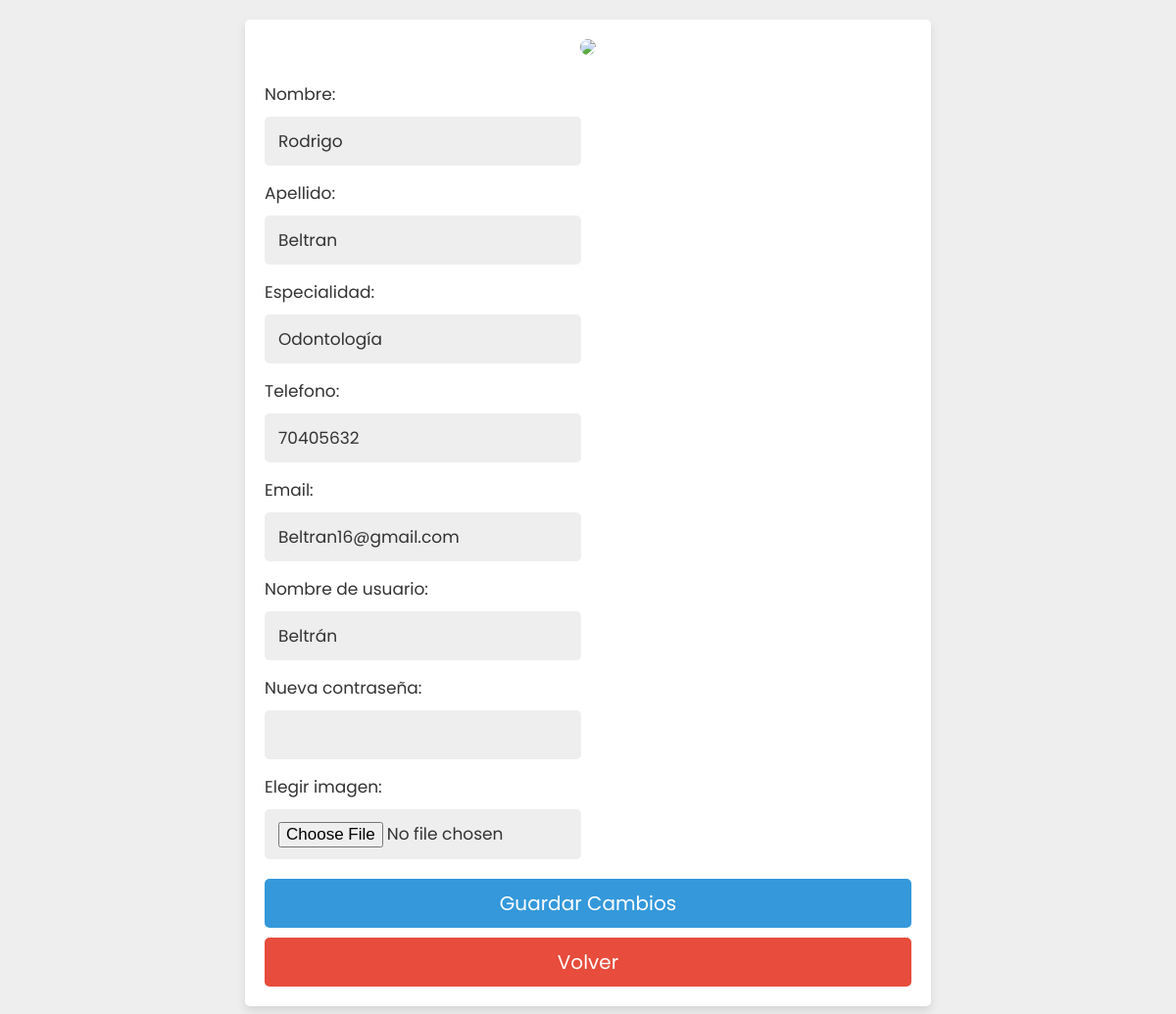
The page /View/Doctor/Actualizar_pf.php (signed in) on the database its author committed.
### tables this page shows
CREATE TABLE `doctor` (
  `ID` int(11) NOT NULL,
  `especialidad` varchar(50) NOT NULL,
  `nombre` varchar(20) NOT NULL,
  `apellido` varchar(20) NOT NULL,
  `edad` int(10) NOT NULL,
  `telefono` int(25) NOT NULL,
  `gmail` varchar(30) NOT NULL,
  `usuario` varchar(150) NOT NULL,
  `pass` varchar(150) NOT NULL
);

### View/Doctor/Actualizar_pf.php (the view, shortened to what this page needs)
<?php
include ("C:/xampp/htdocs/Medi/Config_db.php");
$user_id = $_SESSION['username'];
$stmt = $conexion->prepare("SELECT * FROM doctor WHERE usuario = ?");
$stmt->bind_param("s", $user_id);
$stmt->execute();
$result = $stmt->get_result();
if ($result && $result->num_rows > 0) {
    $fetch = $result->fetch_assoc();
} else {
    echo 'Usuario no encontrado';
    exit();
}
?>
<!DOCTYPE html>
<html lang="es">
<head>
   <link rel="stylesheet" href="../../Assets/Css/profile.css">
</head>
<body>
<div class="update-profile">
   <form action="" method="post" enctype="multipart/form-data">
      <?php if (isset($fetch)): ?>
         <img src="<?php echo empty($fetch['image']) ? 'images/default-avatar.png' : 'uploaded_img/'.$fetch['image']; ?>">
         <div class="flex">
            <div class="inputBox">
            <span>Nombre:</span>
               <input type="text" name="update_name" value="<?php echo htmlspecialchars($fetch['nombre']); ?>" class="box">
               <span>Apellido:</span>
               <input type="text" name="update_second" value="<?php echo htmlspecialchars($fetch['apellido']); ?>" class="box">
               <span>Especialidad:</span>
               <input type="text" name="update_specialty" value="<?php echo htmlspecialchars($fetch['especialidad']); ?>" class="box">
               <span>Telefono:</span>
               <input type="number" name="update_phone" value="<?php echo htmlspecialchars($fetch['telefono']); ?>" class="box">
               <span>Email:</span>
               <input type="email" name="update_email" value="<?php echo htmlspecialchars($fetch['gmail']); ?>" class="box">
               <span>Nombre de usuario:</span>
               <input type="text" name="update_user" value="<?php echo htmlspecialchars($fetch['usuario']); ?>" class="box">
               <span>Nueva contraseña:</span>
               <input type="password" name="update_pass" class="box">
               <span>Elegir imagen:</span>
               <input type="file" name="update_image" accept="image/jpg, image/jpeg, image/png" class="box">
            </div>
         </div>
         <input type="submit" value="Guardar Cambios" name="update_profile" class="btn">
         <a href="Perfil.php" class="delete-btn">Volver</a>
      <?php endif; ?>
   </form>
</div>
</body>
</html>

### Assets/Css/profile.css (style rules this page uses)
:root { --blue:#3498db; --dark-blue:#2980b9; --red:#e74c3c; --dark-red:#c0392b; --black:#333; --white:#fff; --light-bg:#eee; --box-shadow:0 5px 10px rgba(0,0,0,.1); }
* { font-family: 'Poppins', sans-serif; margin:0; padding:0; box-sizing: border-box; outline: none; border: none; text-decoration: none; }
.btn, .delete-btn { width: 100%; border-radius: 5px; padding:10px 30px; color:var(--white); display: block; text-align: center; cursor: pointer; font-size: 20px; margin-top: 10px; }
.btn { background-color: var(--blue); }
.delete-btn { background-color: var(--red); }
.update-profile { min-height: 100vh; background-color: var(--light-bg); display: flex; align-items: center; justify-content: center; padding:20px; }
.update-profile form { padding:20px; background-color: var(--white); box-shadow: var(--box-shadow); text-align: center; width: 700px; text-align: center; border-radius: 5px; }
.update-profile form img { height: 200px; width: 200p; border-radius: 50%; object-fit: cover; margin-bottom: 5px; }
.update-profile form .flex { display: flex; justify-content: space-between; margin-bottom: 20px; gap:15px; }
.update-profile form .flex .inputBox { width: 49%; }
.update-profile form .flex .inputBox span { text-align: left; display: block; margin-top: 15px; font-size: 17px; color:var(--black); }
.update-profile form .flex .inputBox .box { width: 100%; border-radius: 5px; background-color: var(--light-bg); padding:12px 14px; font-size: 17px; color:var(--black); margin-top: 10px; }

### rows shown on the page
doctor: update_name "Rodrigo", update_second "Beltran", update_specialty "Odontología", update_phone "70405632", update_email "Beltran16@gmail.com", update_user "Beltrán"
